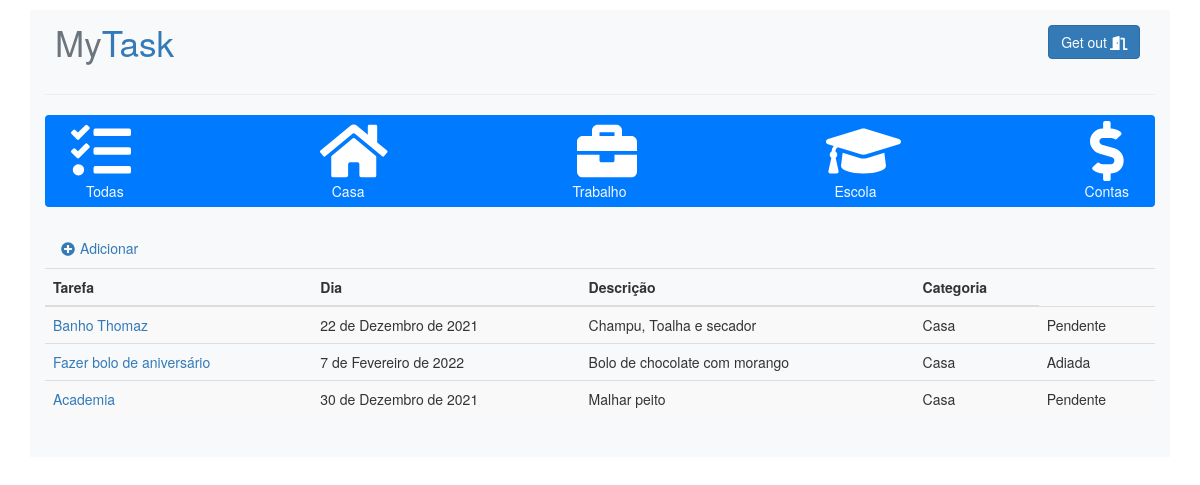
/filtro/1 (signed in), run on the app's committed database.
### tasks/models.py (models this page shows, shortened)
class Categoria(models.Model):
    categoria = models.CharField('Categoria', max_length=50)
    def __str__(self):
        return self.categoria

class Tarefa(models.Model):
    nome_tarefa = models.CharField('Tarefa', max_length=100)
    dia = models.DateField('Dia')
    descricao = models.CharField('Descrição', max_length=500)
    categoria = models.ForeignKey(Categoria, null=True, on_delete=models.CASCADE)
    status = models.CharField(max_length=30, choices=STATUS_CHOICES, default="Pendente")

### tasks/views.py (the view)
# urls.py: path('filtro/<str:pk>', filtrar, name='filtro'),
@login_required
def filtrar(request, pk):
    filtros = Tarefa.objects.filter(categoria=pk)
    categorias = Categoria.objects.all()
    context = {
        'filtre': filtros,
        'categoria': categorias,
    }
    return render(request, 'filtro.html', context)

### tasks/templates/filtro.html (shortened to what this page needs)
{% load static %}
<!DOCTYPE html>
<html lang="pt-br">
<head>
    <link rel="stylesheet" href="{% static 'css/estilo.css' %}">
    <link rel="stylesheet" type="text/css" href="{% static 'css/bootstrap.min.css' %}">
    <link rel="stylesheet" href="https://maxcdn.bootstrapcdn.com/bootstrap/3.4.1/css/bootstrap.min.css">
</head>
<body>
    <div class="body">
        <div class="container mt-3 bg-light">
            <nav class="menu d-flex justify-content-between align-items-center bg-light p-3 rounded">
                <a href="#" class="display-4"><span class="text-secondary">My</span>Task</a>
                <div class="btn-sair p-2 text-white">
                    <button class="btn btn-primary">Get out<i class="fas fa-door-open ml-1"></i></button>
                </div>
            </nav>
            <hr>
                    <div>
                <nav class="navbar navbar-expand-md bg-primary navbar-dark">
                    <div class="collapse navbar-collapse" id="collapsibleNavbar">
                        <div id="categoria-image" class="d-flex justify-content-between pr-2">
                            <a class="text-center"><i class="fas fa-tasks display-1"></i></a>
                            <a class="text-center"><i class="fas fa-home display-1"></i></a>
                            <a class="text-center"><i class="fas fa-briefcase display-1"></i></a>
                            <a class="text-center"><i class="fas fa-graduation-cap display-1"></i></a>
                            <a class="text-center"><i class="fas fa-dollar-sign display-1"></i></a>
                        </div>
                        <div class="d-flex justify-content-between pl-4">
                            <a class="text-center text-light" href="{% url 'home' %}" > Todas  </a>
                            {% for catg in categoria %}
                            <a class="text-light" href="{% url 'filtro' catg.id %}">{{ catg.categoria }} </a>
                            {% endfor %}
                        </div>
                    </div>
                </nav>
            </div>
            <div>
                <ul class="nav nav-tabs nav-pills">
                    <li class="nav-item">
                        <a href="{% url 'nova' %}" class="nav-link "><i class="fas fa-plus-circle mr-2"></i>Adicionar</a>
                    </li>
                </ul>
            </div>
            <table class="table table-striped">
                <thead>
                    <tr>
                        <th>Tarefa</th>
                        <th>Dia</th>
                        <th>Descrição</th>
                        <th>Categoria</th>
                    </tr>
                </thead>
                <tbody>
                        {% for filtro in filtre %}
                            {% if filtro.status == 'Concluída' %}
                                <tr style="text-decoration: line-through">
                                    <td><a href="{% url 'tarefa' filtro.id %}">{{ filtro.nome_tarefa }}</a></td>
                                    <td>{{ filtro.dia }}</td>
                                    <td>{{ filtro.descricao }}</td>
                                    <td>{{ filtro.categoria }}</td>
                                    <td>{{ filtro.status }}</td>
                                </tr>
                            {% else %}
                                <tr>
                                    <td><a href="{% url 'tarefa' filtro.id %}">{{ filtro.nome_tarefa }}</a></td>
                                    <td>{{ filtro.dia }}</td>
                                    <td>{{ filtro.descricao }}</td>
                                    <td>{{ filtro.categoria }}</td>
                                    <td>{{ filtro.status }}</td>
                                </tr>
                            {% endif %}
                        {% endfor %}
                </tbody>
            </table>
            <br>
        </div>
    </div>
</body>
</html>

### data on the page
Categoria: categoria "Casa"
Categoria: categoria "Trabalho"
Categoria: categoria "Escola"
Categoria: categoria "Contas"
Tarefa: nome_tarefa "Banho Thomaz", dia "22 de Dezembro de 2021", descricao "Champu, Toalha e secador", categoria "Casa", status "Pendente"
Tarefa: nome_tarefa "Fazer bolo de aniversário", dia "7 de Fevereiro de 2022", descricao "Bolo de chocolate com morango", categoria "Casa", status "Adiada"
Tarefa: nome_tarefa "Academia", dia "30 de Dezembro de 2021", descricao "Malhar peito", categoria "Casa", status "Pendente"
